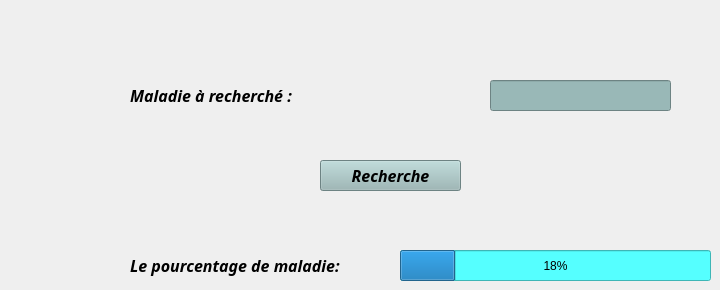
          <widget class="QWidget" name="tab_15">
           <attribute name="title">
            <string>Maladies en pourcentage</string>
           </attribute>
           <widget class="QProgressBar" name="progressBar">
            <property name="geometry">
             <rect>
              <x>400</x>
              <y>250</y>
              <width>311</width>
              <height>31</height>
             </rect>
            </property>
            <property name="styleSheet">
             <string notr="true">background-color: rgb(85, 255, 255);</string>
            </property>
            <property name="value">
             <number>18</number>
            </property>
           </widget>
           <widget class="QLineEdit" name="le_14">
            <property name="geometry">
             <rect>
              <x>490</x>
              <y>80</y>
              <width>181</width>
              <height>31</height>
             </rect>
            </property>
            <property name="styleSheet">
             <string notr="true">background-color: rgb(153, 184, 183);</string>
            </property>
           </widget>
           <widget class="QPushButton" name="pb_8">
            <property name="geometry">
             <rect>
              <x>320</x>
              <y>160</y>
              <width>141</width>
              <height>31</height>
             </rect>
            </property>
            <property name="font">
             <font>
              <family>Lucida Fax</family>
              <pointsize>12</pointsize>
              <weight>75</weight>
              <italic>true</italic>
              <bold>true</bold>
             </font>
            </property>
            <property name="cursor">
             <cursorShape>PointingHandCursor</cursorShape>
            </property>
            <property name="styleSheet">
             <string notr="true">background-color: rgb(153, 184, 183);
</string>
            </property>
            <property name="text">
             <string>Recherche</string>
            </property>
           </widget>
           <widget class="QLabel" name="label_27">
            <property name="geometry">
             <rect>
              <x>130</x>
              <y>80</y>
              <width>211</width>
              <height>31</height>
             </rect>
            </property>
            <property name="font">
             <font>
              <family>Lucida Fax</family>
              <pointsize>12</pointsize>
              <weight>75</weight>
              <italic>true</italic>
              <bold>true</bold>
             </font>
            </property>
            <property name="text">
             <string>Maladie à recherché :</string>
            </property>
           </widget>
           <widget class="QLabel" name="label_28">
            <property name="geometry">
             <rect>
              <x>130</x>
              <y>250</y>
              <width>251</width>
              <height>31</height>
             </rect>
            </property>
            <property name="font">
             <font>
              <family>Lucida Fax</family>
              <pointsize>12</pointsize>
              <weight>75</weight>
              <italic>true</italic>
              <bold>true</bold>
             </font>
            </property>
            <property name="text">
             <string>Le pourcentage de maladie:</string>
            </property>
           </widget>
          </widget>
